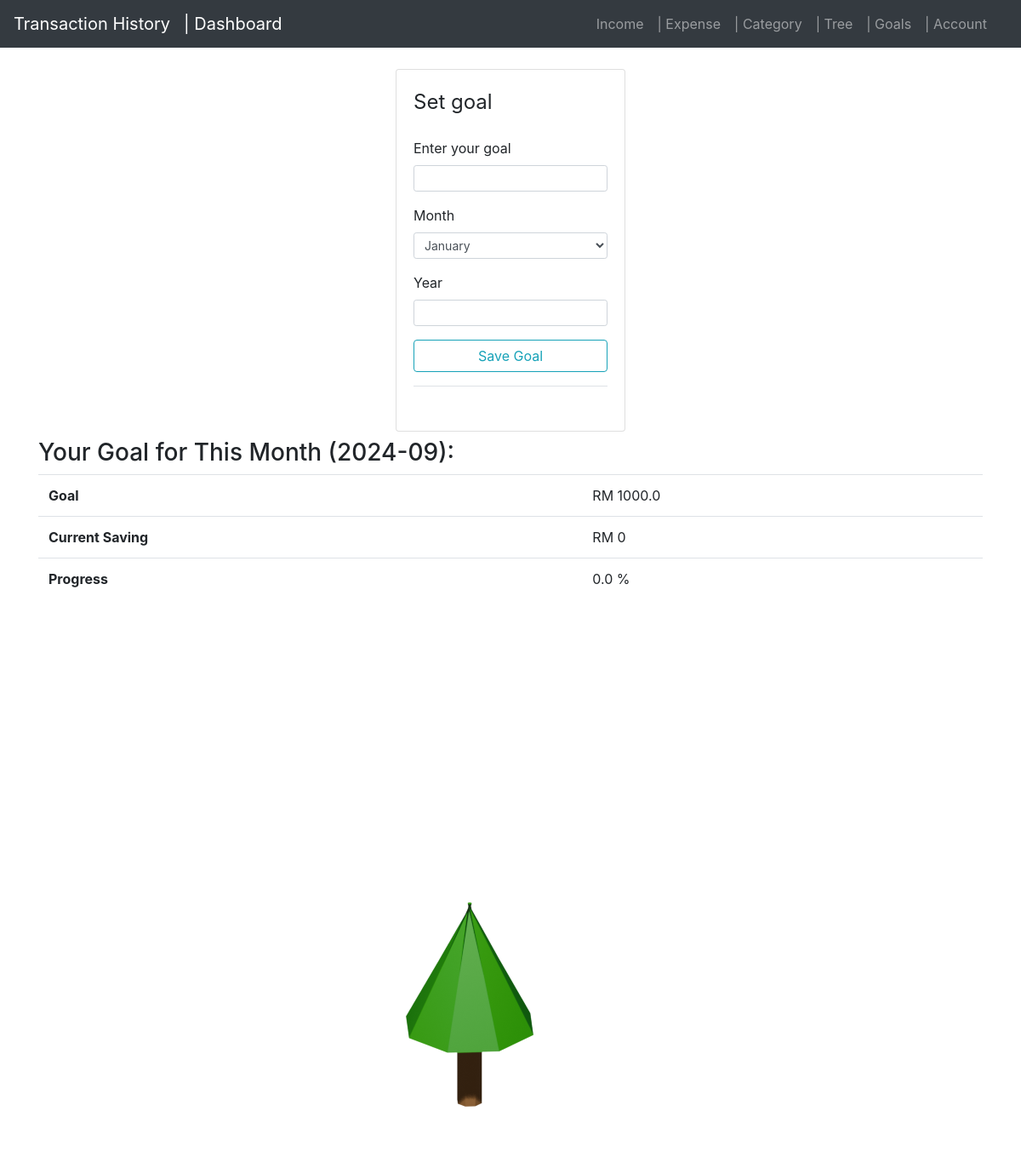
The page /tree (signed in) on the database as committed earlier.
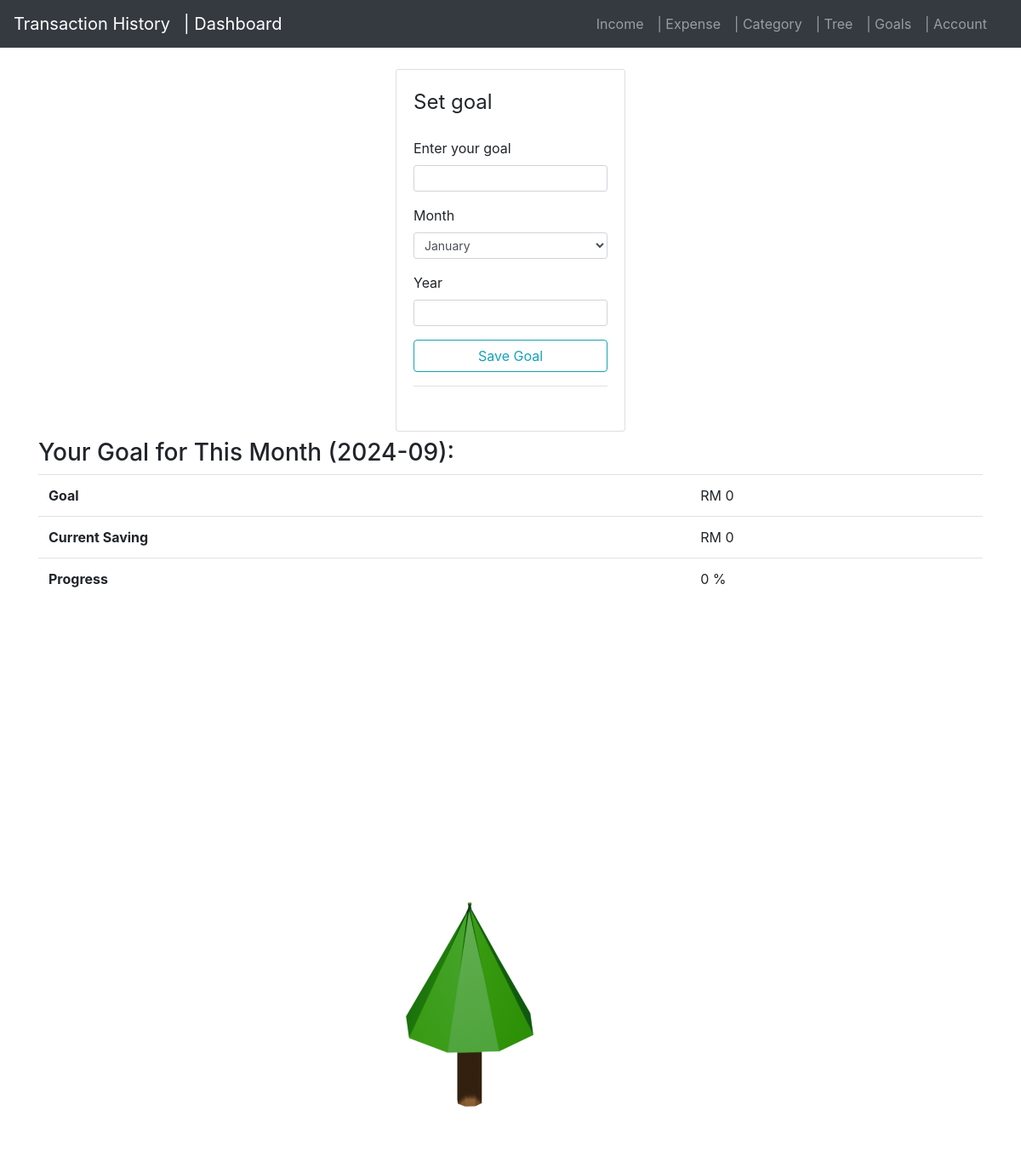
The same page on the database as committed later.
### application/models.py (models this page shows, shortened)
class goal(db.Model):
    id = db.Column(db.Integer, primary_key=True)
    amount = db.Column(db.Double, nullable=False)
    month = db.Column(db.String(30),nullable=False)
    year = db.Column(db.Integer, nullable=False)
    user_id = db.Column(db.Integer, db.ForeignKey('user.id'), nullable=False)

### application/routes.py (the view, shortened to what this page needs)
@app.route('/tree', methods=['POST', 'GET'])
@login_required
def tree():
    form= GoalForm()
    year = datetime.now().year
    month = datetime.now().month
    current_year_month = f'{year}-{int(month):02d}'
    current_goal = goal.query.filter_by(month=month, year=year, user_id=current_user.id).first()
    print(current_goal)
    if current_goal:
        goal_amount = current_goal.amount
    else:
        goal_amount = 0
    print(f'goal_amount{goal_amount}')
    sql_query = text("""SELECT SUM(amount) FROM net WHERE strftime('%Y-%m', date) = :current_year_month AND user_id = :user_id """)
    result = db.session.execute(sql_query, {'current_year_month': current_year_month, 'user_id':current_user.id}).fetchone()
    if result[0]== None:
        current_saving = 0
    else:
        current_saving = result[0]
    print(f'current_saving{current_saving}')
    if goal_amount == 0 :
        image = "tree_images/tree1.png"
        progress = 0
    else:  # Avoid division by zero
        progress = (current_saving / goal_amount) * 100
        print(f'Progress: {progress}%')
        if progress <= 25:
            image = "tree_images/tree1.png"
        elif progress <= 60:
            image = "tree_images/tree2.png"
        elif progress <=99:
            image = "tree_images/tree3.png"
        else:
            progress = 100
            image = "tree_images/tree_goal.jpg"
    return render_template('tree.html', title="tree", form=form, goal= goal_amount, image= image, net_monthly_table= current_saving, progres=progress, current_date=current_year_month)

### application/routes.py (called while the page is built)
@login_manager.user_loader
def load_user(user_id):
    return User.query.get(int(user_id))

### application/templates/tree.html (shortened to what this page needs)
{% extends 'layout.html' %}
{% block content %}
<div class="col-xs-8 col-sm-4 col-md-4 col-lg-3 ml-auto mr-auto">
    <div class="card card-style mb-2">
        <div class="card-body">
            <form action="" method="POST">
                <fieldset class="form-group">
                    <legend class="mb-4">Set goal</legend>
                    <div class="form-group">
                        {{ form.amount.label(class="form-control-label") }}
                        {% if form.amount.errors %}
                            {{ form.amount(class="form-control form-control-sm is-invalid") }}
                            {% for error in form.amount.errors %}
                                <div class="invalid-feedback">
                                    <span>{{error}}</span>
                                </div>
                            {% endfor %}
                        {% else %}
                            {{ form.amount(class="form-control form-control-sm") }}
                        {% endif %}
                    </div>
                    <div class="form-group">
                        {{ form.month.label(class = "form-control-label") }}
                        {{ form.month(class = "form-control form-control-sm") }}
                    </div>
                    <div class="form-group">
                        {{ form.year.label(class = "form-control-label") }}
                        {{ form.year(class = "form-control form-control-sm") }}
                    </div>
                    <div class="form-group border-bottom pb-3">
                        {{ form.submit(class="btn btn-outline-info btn-block")}}
                    </div>
                </fieldset>
            </form>
        </div>
    </div>
</div>
<div class="container">
    <h3>Your Goal for This Month ({{ current_date }}):</h3>
    <table class="table">
        <tbody>
            <tr>
                <th>Goal</th>
                <td>RM {{ goal }}</td>
            </tr>
            <tr>
                <th>Current Saving</th>
                <td>RM {{ net_monthly_table }}</td>
            </tr>
            <tr>
                <th>Progress</th>
                <td>{{ progres | round(2) }} %</td>
            </tr>
        </tbody>
    </table>
    <img src="{{ url_for('static', filename=image) }}" class="img-fluid" alt="Tree Progress">
</div>
    </div>
</body>
{% endblock %}

Rows that differ between the two databases and show on the page:
no longer on this page (row edited): goal: amount "1000.0"
Other text that changed with them:
{{ goal }}: (not shown) → "0"
{{ progres | round(2) }}: "0.0" → "0"
